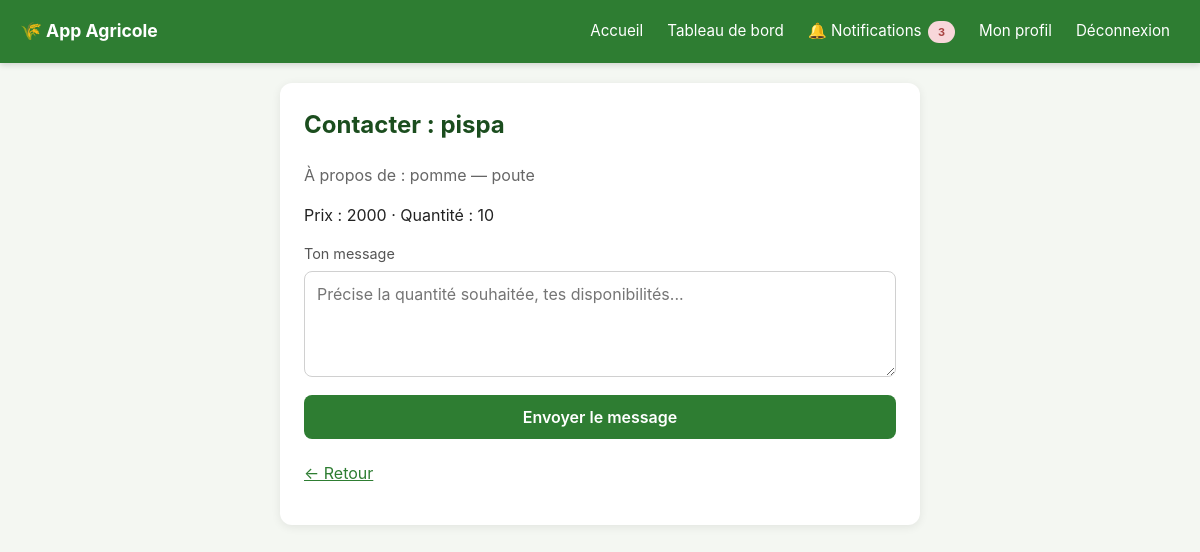
Screenshot of /contacter-fournisseur/1 (signed in) with the database file from the repository.
### tables this page shows
CREATE TABLE utilisateurs (
                id INTEGER PRIMARY KEY AUTOINCREMENT,
                nom TEXT NOT NULL,
                email TEXT NOT NULL UNIQUE,
                mot_de_passe TEXT NOT NULL,
                role TEXT NOT NULL CHECK(role IN ('client', 'agriculteur', 'fournisseur', 'financeur'))
            );

CREATE TABLE produits_fournisseur (
            id INTEGER PRIMARY KEY AUTOINCREMENT,
            fournisseur_id INTEGER NOT NULL,
            nom TEXT NOT NULL,
            type_produit TEXT NOT NULL CHECK(type_produit IN ('semence', 'pepiniere')),
            variete TEXT,
            duree_croissance TEXT,
            quantite TEXT NOT NULL,
            prix TEXT NOT NULL,
            localite TEXT NOT NULL,
            description TEXT,
            photo TEXT,
            statut TEXT NOT NULL DEFAULT 'disponible' CHECK(statut IN ('disponible', 'epuise')),
            date_creation TEXT DEFAULT CURRENT_TIMESTAMP,
            FOREIGN KEY (fournisseur_id) REFERENCES "utilisateurs_ancien" (id)
        );

### app.py (the view, shortened to what this page needs)
@app.route("/contacter-fournisseur/<int:produit_id>", methods=["GET", "POST"])
def contacter_fournisseur(produit_id):
    if not utilisateur_connecte() or session["role"] != "agriculteur":
        return redirect(url_for("connexion"))
    connexion_bd = get_connexion()
    produit = connexion_bd.execute(
        """SELECT produits_fournisseur.*, utilisateurs.nom AS nom_fournisseur
           FROM produits_fournisseur JOIN utilisateurs ON produits_fournisseur.fournisseur_id = utilisateurs.id
           WHERE produits_fournisseur.id = ?""", (produit_id,)
    ).fetchone()
    if produit is None:
        connexion_bd.close()
        flash("Produit introuvable.")
        return redirect(url_for("semences_pepinieres"))
    connexion_bd.close()
    return render_template("contacter_fournisseur.html", produit=produit)

### app.py (called while the page is built, shortened)
def utilisateur_connecte():
    return "utilisateur_id" in session

def compter_notifications_non_lues(utilisateur_id, role):
    connexion_bd = get_connexion()
    total = 0
    if role == "agriculteur":
        r = connexion_bd.execute(
            """SELECT COUNT(*) AS n FROM commandes
               JOIN recoltes ON commandes.recolte_id = recoltes.id
               WHERE recoltes.agriculteur_id = ? AND commandes.lu = 0""",
            (utilisateur_id,)
        ).fetchone()
        total += r["n"]
        r = connexion_bd.execute(
            """SELECT COUNT(*) AS n FROM contacts_demande
               JOIN demandes_financement ON contacts_demande.demande_id = demandes_financement.id
               WHERE demandes_financement.agriculteur_id = ? AND contacts_demande.lu = 0""",
            (utilisateur_id,)
        ).fetchone()
        total += r["n"]
    connexion_bd.close()
    return total

@app.context_processor
def injecter_notifications():
    if utilisateur_connecte():
        return {"nb_notifications": compter_notifications_non_lues(session["utilisateur_id"], session["role"])}
    return {"nb_notifications": 0}

### database.py (called while the page is built)
def get_connexion():
    if UTILISE_POSTGRES:
        connexion_brute = psycopg2.connect(
            DATABASE_URL, cursor_factory=psycopg2.extras.RealDictCursor
        )
    else:
        connexion_brute = sqlite3.connect(DB_NAME)
        connexion_brute.row_factory = sqlite3.Row
    return ConnexionCompatible(connexion_brute)

    def execute(self, requete, parametres=()):
        curseur = self._connexion.cursor()
        if UTILISE_POSTGRES:
            requete = requete.replace("?", "%s")
        curseur.execute(requete, parametres)
        return curseur

    def close(self):
        self._connexion.close()

### templates/contacter_fournisseur.html
{% extends "base.html" %}
{% block contenu %}
    <h2>Contacter : {{ produit.nom_fournisseur }}</h2>
    <p style="color:#666;">À propos de : {{ produit.nom }} — {{ produit.localite }}</p>
    <p>Prix : {{ produit.prix }} · Quantité : {{ produit.quantite }}</p>
    <form method="POST">
        <label>Ton message</label>
        <textarea name="message" rows="4" placeholder="Précise la quantité souhaitée, tes disponibilités..." required></textarea>
        <button type="submit">Envoyer le message</button>
    </form>
    <p><a href="{{ url_for('semences_pepinieres') }}">← Retour</a></p>
{% endblock %}

### templates/base.html (style rules this page uses)
* { box-sizing: border-box; }
body { font-family: -apple-system, BlinkMacSystemFont, "Segoe UI", Arial, sans-serif; background-color: #f4f7f2; margin: 0; padding: 0; color: #222; line-height: 1.5; }
h1, h2, h3 { color: #1b4d1e; margin-top: 0; }
input, select, textarea, button { width: 100%; padding: 12px; margin: 6px 0; border-radius: 8px; border: 1px solid #d0d0d0; font-family: inherit; font-size: 1em; }
label { font-size: 0.9em; color: #555; margin-top: 10px; display: block; }
button { background-color: #2e7d32; color: white; border: none; cursor: pointer; font-weight: 600; transition: background-color 0.15s; }
a { color: #2e7d32; }

### rows the page displays
utilisateurs: nom_fournisseur "pispa"
produits_fournisseur: nom "pomme", localite "poute", prix "2000", quantite "10"

### other values shown
{{ nb_notifications }} "3"
